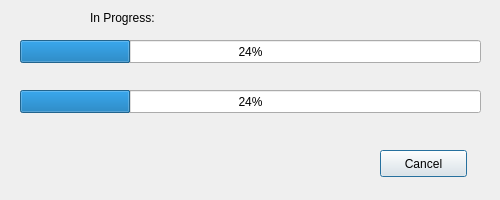
<?xml version="1.0" encoding="UTF-8"?>
<ui version="4.0">
 <class>Dialog</class>
 <widget class="QDialog" name="Dialog">
  <property name="geometry">
   <rect>
    <x>0</x>
    <y>0</y>
    <width>500</width>
    <height>200</height>
   </rect>
  </property>
  <property name="windowTitle">
   <string>Conversion</string>
  </property>
  <property name="windowIcon">
   <iconset>
    <normaloff>../../../xdg/openshot.svg</normaloff>../../../xdg/openshot.svg</iconset>
  </property>
  <property name="locale">
   <locale language="English" country="UnitedStates"/>
  </property>
  <widget class="QPushButton" name="btncancel">
   <property name="geometry">
    <rect>
     <x>380</x>
     <y>150</y>
     <width>87</width>
     <height>27</height>
    </rect>
   </property>
   <property name="text">
    <string>Cancel</string>
   </property>
   <property name="icon">
    <iconset theme="gtk-cancel"/>
   </property>
  </widget>
  <widget class="QProgressBar" name="progressBar">
   <property name="geometry">
    <rect>
     <x>20</x>
     <y>40</y>
     <width>461</width>
     <height>23</height>
    </rect>
   </property>
   <property name="value">
    <number>24</number>
   </property>
  </widget>
  <widget class="QLabel" name="label">
   <property name="geometry">
    <rect>
     <x>90</x>
     <y>10</y>
     <width>81</width>
     <height>16</height>
    </rect>
   </property>
   <property name="text">
    <string>&lt;html&gt;&lt;head/&gt;&lt;body&gt;&lt;p&gt;In Progress:&lt;/p&gt;&lt;/body&gt;&lt;/html&gt;</string>
   </property>
  </widget>
  <widget class="QLabel" name="lblfilename">
   <property name="geometry">
    <rect>
     <x>180</x>
     <y>10</y>
     <width>291</width>
     <height>16</height>
    </rect>
   </property>
  </widget>
  <widget class="QProgressBar" name="progressBar_2">
   <property name="geometry">
    <rect>
     <x>20</x>
     <y>90</y>
     <width>461</width>
     <height>23</height>
    </rect>
   </property>
   <property name="value">
    <number>24</number>
   </property>
  </widget>
 </widget>
 <resources/>
 <connections/>
</ui>
